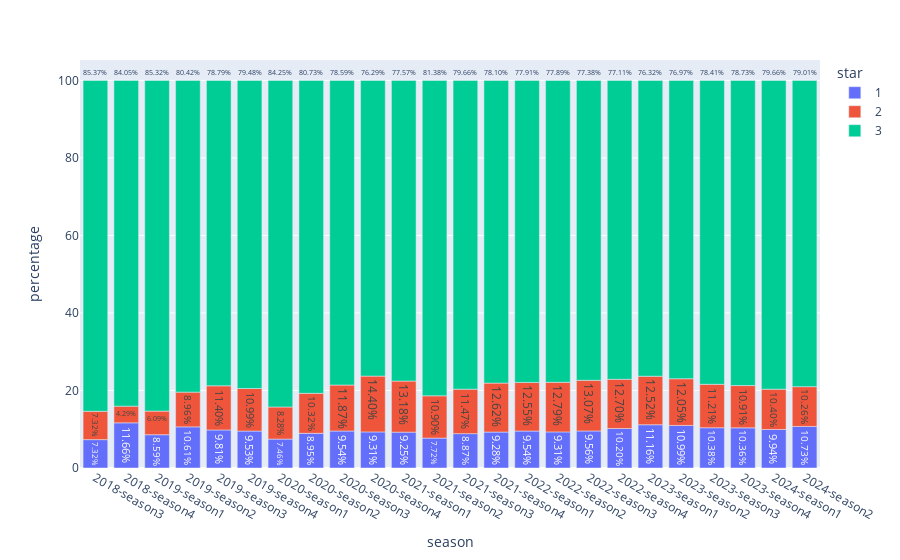

The notebook cell saved with this chart:
### Code cell
fig = px.bar(star_by_season, 
             x='season', 
             y='percentage', 
             color='star', 
             text='percentage')

fig.update_traces(texttemplate='%{text:.2f}%', textposition='outside')

fig.show()

### Figure 1 — Plotly figure (JSON) as saved in the notebook; plotly's stock layout.template omitted (floating-point values rounded to 4 significant figures)
{"data": [{"alignmentgroup": "True", "hovertemplate": "star=1<br>season=%{x}<br>percentage=%{text}<extra></extra>", "legendgroup": "1", "marker": {"color": "#636efa", "pattern": {"shape": ""}}, "name": "1", "offsetgroup": "1", "orientation": "v", "showlegend": true, "text": [7.317, 11.66, 8.587, 10.61, 9.811, 9.528, 7.463, 8.953, 9.538, 9.312, 9.25, 7.722, 8.867, 9.278, 9.535, 9.315, 9.556, 10.2, 11.16, 10.99, 10.38, 10.36, 9.939, 10.73], "textposition": "outside", "texttemplate": "%{text:.2f}%", "type": "bar", "x": ["2018-season3", "2018-season4", "2019-season1", "2019-season2", "2019-season3", "2019-season4", "2020-season1", "2020-season2", "2020-season3", "2020-season4", "2021-season1", "2021-season2", "2021-season3", "2021-season4", "2022-season1", "2022-season2", "2022-season3", "2022-season4", "2023-season1", "2023-season2", "2023-season3", "2023-season4", "2024-season1", "2024-season2"], "xaxis": "x", "y": [7.317, 11.66, 8.587, 10.61, 9.811, 9.528, 7.463, 8.953, 9.538, 9.312, 9.25, 7.722, 8.867, 9.278, 9.535, 9.315, 9.556, 10.2, 11.16, 10.99, 10.38, 10.36, 9.939, 10.73], "yaxis": "y"}, {"alignmentgroup": "True", "hovertemplate": "star=2<br>season=%{x}<br>percentage=%{text}<extra></extra>", "legendgroup": "2", "marker": {"color": "#EF553B", "pattern": {"shape": ""}}, "name": "2", "offsetgroup": "2", "orientation": "v", "showlegend": true, "text": [7.317, 4.294, 6.094, 8.962, 11.4, 10.99, 8.283, 10.32, 11.87, 14.4, 13.18, 10.9, 11.47, 12.62, 12.55, 12.79, 13.07, 12.7, 12.52, 12.05, 11.21, 10.91, 10.4, 10.26], "textposition": "outside", "texttemplate": "%{text:.2f}%", "type": "bar", "x": ["2018-season3", "2018-season4", "2019-season1", "2019-season2", "2019-season3", "2019-season4", "2020-season1", "2020-season2", "2020-season3", "2020-season4", "2021-season1", "2021-season2", "2021-season3", "2021-season4", "2022-season1", "2022-season2", "2022-season3", "2022-season4", "2023-season1", "2023-season2", "2023-season3", "2023-season4", "2024-season1", "2024-season2"], "xaxis": "x", "y": [7.317, 4.294, 6.094, 8.962, 11.4, 10.99, 8.283, 10.32, 11.87, 14.4, 13.18, 10.9, 11.47, 12.62, 12.55, 12.79, 13.07, 12.7, 12.52, 12.05, 11.21, 10.91, 10.4, 10.26], "yaxis": "y"}, {"alignmentgroup": "True", "hovertemplate": "star=3<br>season=%{x}<br>percentage=%{text}<extra></extra>", "legendgroup": "3", "marker": {"color": "#00cc96", "pattern": {"shape": ""}}, "name": "3", "offsetgroup": "3", "orientation": "v", "showlegend": true, "text": [85.37, 84.05, 85.32, 80.42, 78.79, 79.48, 84.25, 80.73, 78.59, 76.29, 77.57, 81.38, 79.66, 78.1, 77.91, 77.89, 77.38, 77.11, 76.32, 76.97, 78.41, 78.73, 79.66, 79.01], "textposition": "outside", "texttemplate": "%{text:.2f}%", "type": "bar", "x": ["2018-season3", "2018-season4", "2019-season1", "2019-season2", "2019-season3", "2019-season4", "2020-season1", "2020-season2", "2020-season3", "2020-season4", "2021-season1", "2021-season2", "2021-season3", "2021-season4", "2022-season1", "2022-season2", "2022-season3", "2022-season4", "2023-season1", "2023-season2", "2023-season3", "2023-season4", "2024-season1", "2024-season2"], "xaxis": "x", "y": [85.37, 84.05, 85.32, 80.42, 78.79, 79.48, 84.25, 80.73, 78.59, 76.29, 77.57, 81.38, 79.66, 78.1, 77.91, 77.89, 77.38, 77.11, 76.32, 76.97, 78.41, 78.73, 79.66, 79.01], "yaxis": "y"}], "layout": {"barmode": "relative", "legend": {"title": {"text": "star"}, "tracegroupgap": 0}, "margin": {"t": 60}, "xaxis": {"anchor": "y", "domain": [0, 1], "title": {"text": "season"}}, "yaxis": {"anchor": "x", "domain": [0, 1], "title": {"text": "percentage"}}}}
